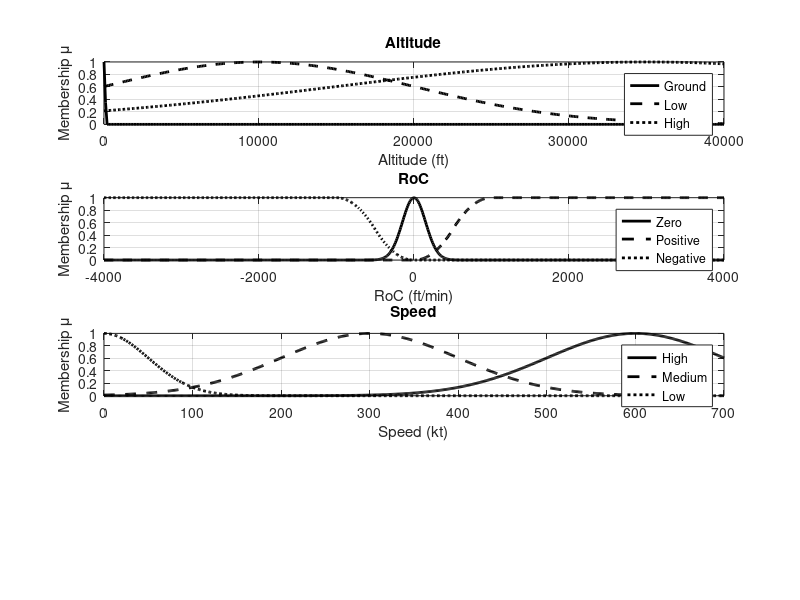

Recreate this plot in MATLAB.
%% Fuzzy Membership Functions according to my definitions
%   H_gnd(η) = Z(η,0,200)
%   H_lo(η)  = G(η,10000,10000)
%   H_hi(η)  = G(η,35000,20000)
%   RoC0(τ)  = G(τ,0,100)
%   RoC+(τ)  = S(τ,10,1000)
%   RoC–(τ)  = Z(τ,–1000,–10)
%   V_lo(v)  = G(v,0,50)
%   V_mid(v) = G(v,300,100)
%   V_hi(v)  = G(v,600,100)
%   P_gnd(p)= G(p,1,0.2)
%   P_clb(p)= G(p,2,0.2)
%   P_cru(p)= G(p,3,0.2)
%   P_des(p)= G(p,4,0.2)
%   P_lvl(p)= G(p,5,0.2)

% 1) Define the continuous axes
eta = linspace(0,40000,401);      % altitude in feet
tau = linspace(-4000,4000,801);   % rate of climb in ft/min
v   = linspace(0,700,701);        % speed in knots
p   = linspace(0,6,601);          % phase axis (0 to 6)

% 2) Compute each membership function
H_gnd = zmf(eta, [30 150]);               % Z(η,0,200)
H_lo  = gaussmf(eta, [10000 10000]);     % G(η,10000,10000)
H_hi  = gaussmf(eta, [20000 35000]);     % G(η,35000,20000)

RoC0 = gaussmf(tau,[150 0]);             % G(τ,0,100)
RoCp = smf(tau, [10 1000]);              % S(τ,10,1000)
RoCm = zmf(tau,[-1000 -10]);             % Z(τ,–1000,–10)

V_lo  = gaussmf(v,[50 0]);               % G(v,0,50)
V_mid = gaussmf(v,[100 300]);            % G(v,300,100)
V_hi  = gaussmf(v,[100 600]);            % G(v,600,100)

P_gnd = gaussmf(p,[0.2 1]);              % G(p,1,0.2)
P_clb = gaussmf(p,[0.2 2]);              % G(p,2,0.2)
P_cru = gaussmf(p,[0.2 3]);              % G(p,3,0.2)
P_des = gaussmf(p,[0.2 4]);              % G(p,4,0.2)
P_lvl = gaussmf(p,[0.2 5]);              % G(p,5,0.2)

% 3) Plot the four‑panel figure
figure;

% --- Altitude ---
subplot(4,1,1);
plot(eta, H_gnd, 'k-', 'LineWidth',2); hold on;
plot(eta, H_lo,  'k--','LineWidth',2);
plot(eta, H_hi,  'k:','LineWidth',2);
grid on;
xlabel('Altitude (ft)');
ylabel('Membership μ');
title('Altitude');
legend('Ground','Low','High','Location','Best');

% --- RoC ---
subplot(4,1,2);
plot(tau, RoC0, 'k-', 'LineWidth',2); hold on;
plot(tau, RoCp, 'k--','LineWidth',2);
plot(tau, RoCm, 'k:','LineWidth',2);
grid on;
xlabel('RoC (ft/min)'); 
ylabel('Membership μ');
title('RoC');
legend('Zero','Positive','Negative','Location','Best');

% --- Speed ---
subplot(4,1,3);
plot(v, V_hi,  'k-', 'LineWidth',2); hold on;
plot(v, V_mid, 'k--','LineWidth',2);
plot(v, V_lo,  'k:','LineWidth',2);
grid on;xlabel('Speed (kt)'); ylabel('Membership μ');
title('Speed');
legend('High','Medium','Low','Location','Best');

% --- Phase ---
%subplot(4,1,4);
% Plot discrete markers at integer phase points
%phases = 1:5;
%plot(phases, P_gnd(phases*100), 'ks','MarkerSize',8,'LineWidth',2); hold on;
%plot(phases, P_clb(phases*100), 'k^','MarkerSize',8,'LineWidth',2);
%plot(phases, P_des(phases*100), 'kv','MarkerSize',8,'LineWidth',2);
%plot(phases, P_cru(phases*100), 'kx','MarkerSize',8,'LineWidth',2);
%plot(phases, P_lvl(phases*100), 'ko','MarkerSize',8,'LineWidth',2);

%grid on;xlim([0.5 5.5]); ylim([0 1.2]);
%set(gca, 'XTick', phases, 'XTickLabel',{'Ground','Climb','Descent','Cruise','Level flight'});xlabel('Phase'); ylabel('Membership μ');
%title('Phase');
